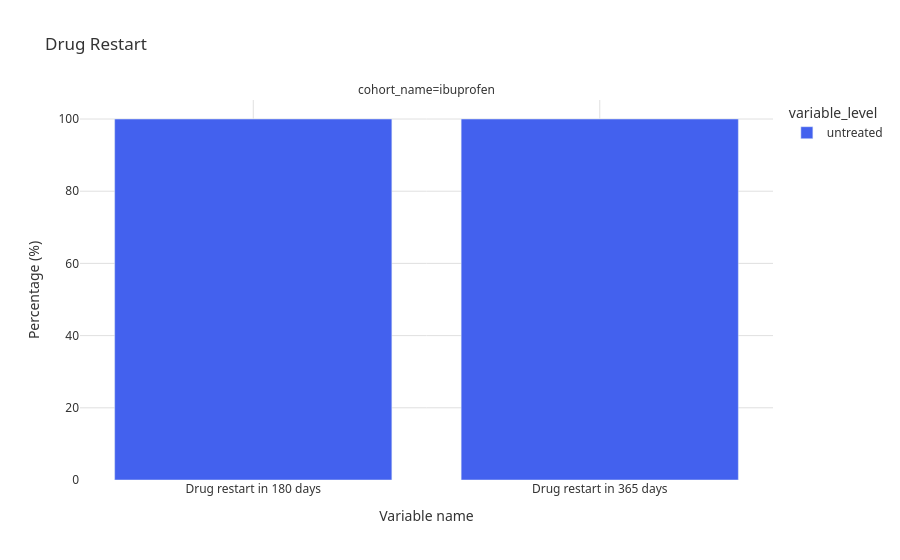

Notebook cell for this chart:
### Code cell
plot_drug_restart(sr_restart)

### Figure 1 — Plotly figure (JSON) as saved in the notebook; plotly's stock layout.template omitted (floating-point values rounded to 4 significant figures)
{"data": [{"hovertemplate": "variable_level=untreated<br>cohort_name=ibuprofen<br>variable_name=%{x}<br>percentage=%{y}<extra></extra>", "legendgroup": "untreated", "marker": {"color": "#4361ee", "pattern": {"shape": ""}}, "name": "untreated", "orientation": "v", "showlegend": true, "textposition": "auto", "type": "bar", "x": ["Drug restart in 180 days", "Drug restart in 365 days"], "xaxis": "x", "y": [100.0, 100.0], "yaxis": "y"}], "layout": {"annotations": [{"font": {}, "showarrow": false, "text": "cohort_name=ibuprofen", "x": 0.5, "xanchor": "center", "xref": "paper", "y": 1, "yanchor": "bottom", "yref": "paper"}], "barmode": "stack", "font": {"color": "#333333", "family": "system-ui, -apple-system, sans-serif", "size": 12}, "legend": {"title": {"text": "variable_level"}, "tracegroupgap": 0}, "paper_bgcolor": "#ffffff", "plot_bgcolor": "#ffffff", "showlegend": true, "title": {"text": "Drug Restart"}, "xaxis": {"anchor": "y", "domain": [0, 1], "gridcolor": "#e0e0e0", "showgrid": true, "title": {"text": "Variable name"}}, "yaxis": {"anchor": "x", "domain": [0, 1], "gridcolor": "#e0e0e0", "showgrid": true, "title": {"text": "Percentage (%)"}}}}
